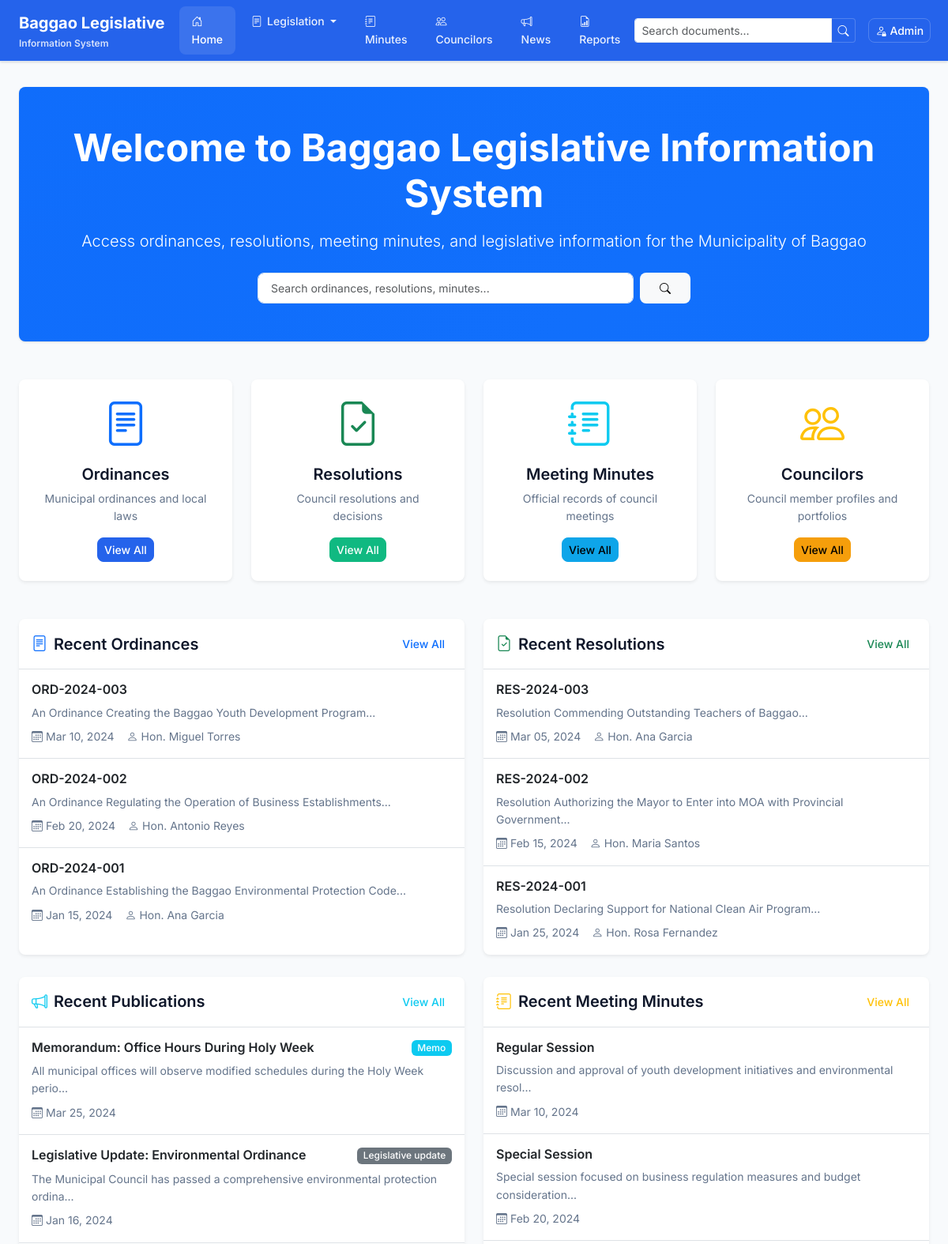
Before: / (upper part) with the older database file.
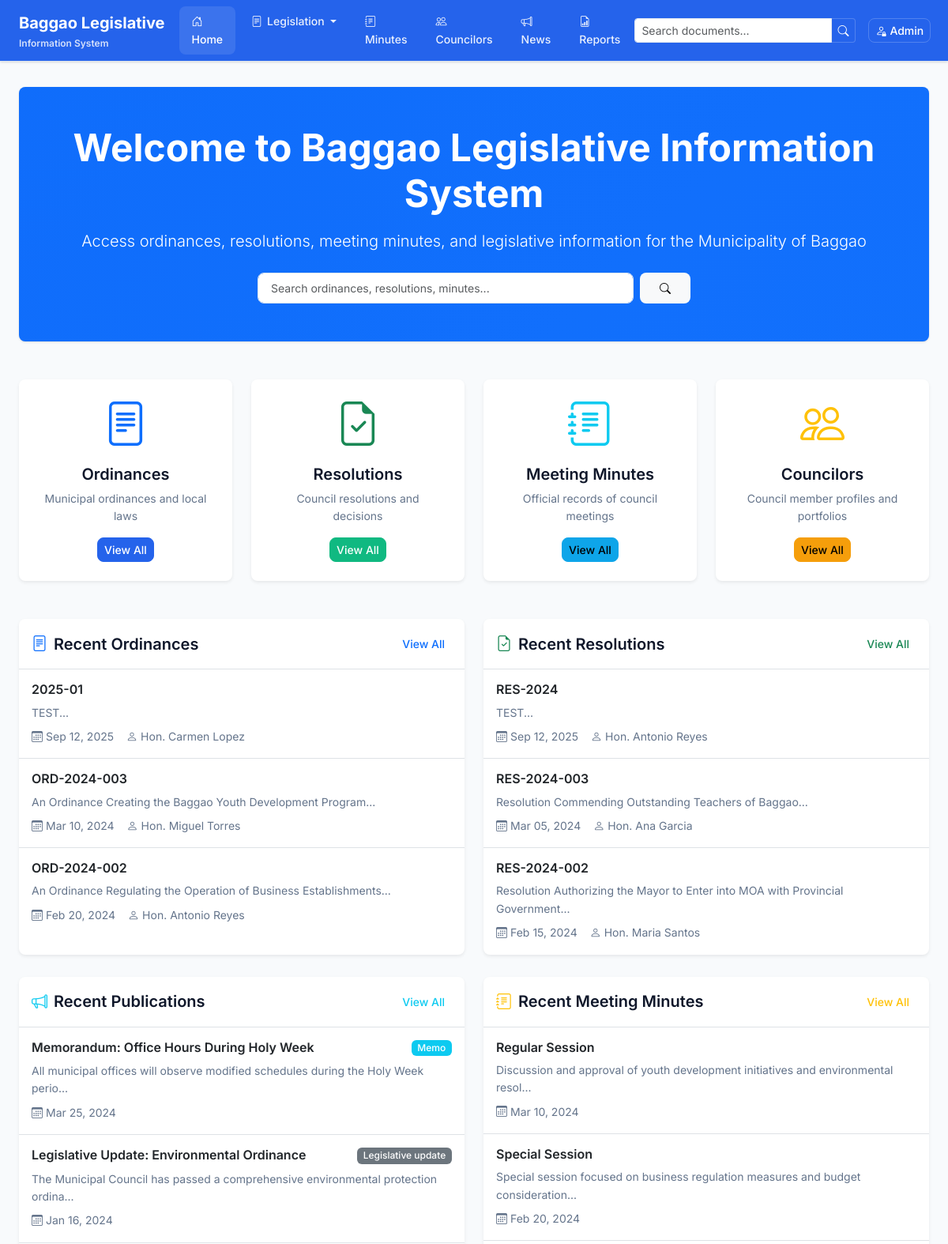
After: the same page with the newer database file.
### tables this page shows
CREATE TABLE `ordinances` (
  `id` int(11) NOT NULL,
  `ordinance_number` varchar(50) NOT NULL,
  `title` text NOT NULL,
  `author_id` int(11) NOT NULL,
  `date_passed` date NOT NULL,
  `status` enum('passed','pending','rejected') DEFAULT 'pending',
  `file_path` varchar(255) DEFAULT NULL,
  `summary` text DEFAULT NULL,
  `keywords` varchar(255) DEFAULT NULL,
  `created_at` timestamp NOT NULL DEFAULT current_timestamp(),
  `updated_at` timestamp NOT NULL DEFAULT current_timestamp() ON UPDATE current_timestamp()
);

CREATE TABLE `councilors` (
  `id` int(11) NOT NULL,
  `name` varchar(100) NOT NULL,
  `photo` varchar(255) DEFAULT NULL,
  `position` varchar(50) NOT NULL,
  `term_start` year(4) NOT NULL,
  `term_end` year(4) NOT NULL,
  `committees` text DEFAULT NULL,
  `contact_info` text DEFAULT NULL,
  `status` enum('active','inactive') DEFAULT 'active',
  `created_at` timestamp NOT NULL DEFAULT current_timestamp(),
  `updated_at` timestamp NOT NULL DEFAULT current_timestamp() ON UPDATE current_timestamp()
);

CREATE TABLE `resolutions` (
  `id` int(11) NOT NULL,
  `resolution_number` varchar(50) NOT NULL,
  `subject` text NOT NULL,
  `author_id` int(11) NOT NULL,
  `date_approved` date NOT NULL,
  `status` enum('approved','pending','rejected') DEFAULT 'pending',
  `file_path` varchar(255) DEFAULT NULL,
  `summary` text DEFAULT NULL,
  `keywords` varchar(255) DEFAULT NULL,
  `created_at` timestamp NOT NULL DEFAULT current_timestamp(),
  `updated_at` timestamp NOT NULL DEFAULT current_timestamp() ON UPDATE current_timestamp()
);

CREATE TABLE `publications` (
  `id` int(11) NOT NULL,
  `title` varchar(255) NOT NULL,
  `content` text NOT NULL,
  `category` enum('memo','announcement','legislative_update','notice') NOT NULL,
  `date_posted` date NOT NULL,
  `file_path` varchar(255) DEFAULT NULL,
  `status` enum('published','draft') DEFAULT 'published',
  `created_by` int(11) NOT NULL,
  `created_at` timestamp NOT NULL DEFAULT current_timestamp(),
  `updated_at` timestamp NOT NULL DEFAULT current_timestamp() ON UPDATE current_timestamp()
);

CREATE TABLE `minutes` (
  `id` int(11) NOT NULL,
  `meeting_date` date NOT NULL,
  `session_type` varchar(100) NOT NULL,
  `agenda` text NOT NULL,
  `attendees` text NOT NULL,
  `summary` text NOT NULL,
  `file_path` varchar(255) DEFAULT NULL,
  `status` enum('published','draft') DEFAULT 'draft',
  `created_at` timestamp NOT NULL DEFAULT current_timestamp(),
  `updated_at` timestamp NOT NULL DEFAULT current_timestamp() ON UPDATE current_timestamp()
);

### core/Controller.php (called while the page is built, shortened)
<?php
class Controller {
    protected function loadView($view, $data = []) {
        extract($data);
        include "views/{$view}.php";
        include "views/layout.php";
    }
}
?>

### controllers/HomeController.php (called while the page is built, shortened)
<?php
class HomeController extends Controller {
    public function index() {
        $publicationModel = new Publication();
        $ordinanceModel = new Ordinance();
        $resolutionModel = new Resolution();
        $minuteModel = new Minute();
        $data = [
            'recent_publications' => $publicationModel->getRecent(3),
            'recent_ordinances' => array_slice($ordinanceModel->getWithAuthor(), 0, 3),
            'recent_resolutions' => array_slice($resolutionModel->getWithAuthor(), 0, 3),
            'recent_minutes' => array_slice($minuteModel->getPublished(), 0, 3),
            'current_page' => 'home'
        ];
        $this->loadView('home/index', $data);
    }
}
?>

### index.php (called while the page is built, shortened)
<?php
require_once 'config/database.php';
spl_autoload_register(function ($class_name) {
    $directories = [
        'models/',
        'controllers/',
        'core/'
    ];
    foreach ($directories as $directory) {
        $file = $directory . $class_name . '.php';
        if (file_exists($file)) {
            return;
        }
    }
});
$request = $_GET['page'] ?? 'home';
$action = $_GET['action'] ?? 'index';
$id = $_GET['id'] ?? null;
$routes = [
    'home' => 'HomeController',
    'ordinances' => 'OrdinanceController',
    'resolutions' => 'ResolutionController',
    'minutes' => 'MinuteController',
    'councilors' => 'CouncilorController',
    'publications' => 'PublicationController',
    'reports' => 'ReportController',
    'admin' => 'AdminController',
    'auth' => 'AuthController'
];
if (isset($routes[$request])) {
    $controller = new $controller_name();
    if (method_exists($controller, $action)) {
        $controller->$action($id);
    } else {
        $controller->index();
    }
} else {
    include 'views/404.php';
}
?>

### core/Model.php (called while the page is built, shortened)
<?php
class Model {
    public function __construct() {
        $database = new Database();
        $this->db = $database->getConnection();
    }
}
?>

### config/database.php (called while the page is built, shortened)
<?php
class Database {
    private $host = DB_HOST;
    private $db_name = DB_NAME;
    private $username = DB_USER;
    private $password = DB_PASS;
    private $conn = null;
    public function getConnection() {
        if ($this->conn === null) {
            try {
                $this->conn = new PDO(
                    "mysql:host=" . $this->host . ";dbname=" . $this->db_name,
                    $this->username,
                    $this->password,
                    array(
                        PDO::ATTR_ERRMODE => PDO::ERRMODE_EXCEPTION,
                        PDO::ATTR_DEFAULT_FETCH_MODE => PDO::FETCH_ASSOC,
                        PDO::MYSQL_ATTR_INIT_COMMAND => "SET NAMES utf8"
                    )
                );
            } catch(PDOException $exception) {
                echo "Connection error: " . $exception->getMessage();
                die();
            }
        }
        return $this->conn;
    }
}
?>

### models/Ordinance.php (called while the page is built, shortened)
<?php
class Ordinance extends Model {
    public function getWithAuthor() {
        $sql = "SELECT o.*, c.name as author_name
                FROM ordinances o
                LEFT JOIN councilors c ON o.author_id = c.id
                ORDER BY o.date_passed DESC";
        $stmt = $this->db->prepare($sql);
        $stmt->execute();
        return $stmt->fetchAll();
    }
}
?>

### models/Publication.php (called while the page is built, shortened)
<?php
class Publication extends Model {
    public function getRecent($limit = 5) {
        $sql = "SELECT * FROM publications
                WHERE status = 'published'
                ORDER BY date_posted DESC
                LIMIT " . (int)$limit;
        $stmt = $this->db->prepare($sql);
        $stmt->execute();
        return $stmt->fetchAll();
    }
}
?>

### models/Resolution.php (called while the page is built, shortened)
<?php
class Resolution extends Model {
    public function getWithAuthor() {
        $sql = "SELECT r.*, c.name as author_name
                FROM resolutions r
                LEFT JOIN councilors c ON r.author_id = c.id
                ORDER BY r.date_approved DESC";
        $stmt = $this->db->prepare($sql);
        $stmt->execute();
        return $stmt->fetchAll();
    }
}
?>

### models/Minute.php (called while the page is built, shortened)
<?php
class Minute extends Model {
    public function getPublished() {
        $stmt = $this->db->prepare("SELECT * FROM minutes WHERE status = 'published' ORDER BY meeting_date DESC");
        $stmt->execute();
        return $stmt->fetchAll();
    }
}
?>

### views/home/index.php (the view, shortened to what the changed rows need)
<div class="row mb-5">
    <div class="col-12">
        <div class="card border-0 bg-primary text-white overflow-hidden">
            <div class="card-body text-center py-5 position-relative">
                <div class="position-relative">
                    <h1 class="display-5 fw-bold mb-3">Welcome to Baggao Legislative Information System</h1>
                </div>
            </div>
        </div>
    </div>
</div>
<div class="row g-4">
    <div class="col-lg-6">
        <div class="card h-100 border-0 shadow-sm">
            <div class="card-body p-0">
                <?php if (!empty($recent_ordinances)): ?>
                    <?php foreach ($recent_ordinances as $index => $ordinance): ?>
                        <div class="p-3 <?= $index < count($recent_ordinances) - 1 ? 'border-bottom' : '' ?>">
                            <h6 class="mb-2 fw-semibold">
                                <a href="<?= BASE_URL ?>ordinances/view/<?= $ordinance['id'] ?>" class="text-decoration-none text-dark">
                                    <?= htmlspecialchars($ordinance['ordinance_number']) ?>
                                </a>
                            </h6>
                            <p class="text-muted small mb-2"><?= htmlspecialchars(substr($ordinance['title'], 0, 80)) ?>...</p>
                            <div class="d-flex align-items-center text-muted small">
                                <i class="bi bi-calendar3 me-1"></i>
                                <span class="me-3"><?= date('M d, Y', strtotime($ordinance['date_passed'])) ?></span>
                                <i class="bi bi-person me-1"></i>
                                <span><?= htmlspecialchars($ordinance['author_name']) ?></span>
                            </div>
                        </div>
                    <?php endforeach; ?>
                <?php endif; ?>
            </div>
        </div>
    </div>
    <div class="col-lg-6">
        <div class="card h-100 border-0 shadow-sm">
            <div class="card-body p-0">
                <?php if (!empty($recent_resolutions)): ?>
                    <?php foreach ($recent_resolutions as $index => $resolution): ?>
                        <div class="p-3 <?= $index < count($recent_resolutions) - 1 ? 'border-bottom' : '' ?>">
                            <h6 class="mb-2 fw-semibold">
                                <a href="<?= BASE_URL ?>resolutions/view/<?= $resolution['id'] ?>" class="text-decoration-none text-dark">
                                    <?= htmlspecialchars($resolution['resolution_number']) ?>
                                </a>
                            </h6>
                            <p class="text-muted small mb-2"><?= htmlspecialchars(substr($resolution['subject'], 0, 80)) ?>...</p>
                            <div class="d-flex align-items-center text-muted small">
                                <i class="bi bi-calendar3 me-1"></i>
                                <span class="me-3"><?= date('M d, Y', strtotime($resolution['date_approved'])) ?></span>
                                <i class="bi bi-person me-1"></i>
                                <span><?= htmlspecialchars($resolution['author_name']) ?></span>
                            </div>
                        </div>
                    <?php endforeach; ?>
                <?php endif; ?>
            </div>
        </div>
    </div>
</div>
<div class="row g-4 mt-1">
    <div class="col-lg-6">
        <div class="card h-100 border-0 shadow-sm">
            <div class="card-body p-0">
                <?php if (!empty($recent_publications)): ?>
                    <?php foreach ($recent_publications as $index => $publication): ?>
                        <div class="p-3 <?= $index < count($recent_publications) - 1 ? 'border-bottom' : '' ?>">
                            <div class="d-flex justify-content-between align-items-start mb-2">
                                <h6 class="mb-0 fw-semibold flex-grow-1">
                                    <a href="<?= BASE_URL ?>publications/view/<?= $publication['id'] ?>" class="text-decoration-none text-dark">
                                        <?= htmlspecialchars($publication['title']) ?>
                                    </a>
                                </h6>
                                <span class="badge bg-<?= $publication['category'] === 'announcement' ? 'warning' : ($publication['category'] === 'memo' ? 'info' : 'secondary') ?> ms-2">
                                    <?= ucfirst(str_replace('_', ' ', $publication['category'])) ?>
                                </span>
                            </div>
                            <p class="text-muted small mb-2"><?= htmlspecialchars(substr($publication['content'], 0, 80)) ?>...</p>
                            <div class="d-flex align-items-center text-muted small">
                                <i class="bi bi-calendar3 me-1"></i>
                                <span><?= date('M d, Y', strtotime($publication['date_posted'])) ?></span>
                            </div>
                        </div>
                    <?php endforeach; ?>
                <?php endif; ?>
            </div>
        </div>
    </div>
    <div class="col-lg-6">
        <div class="card h-100 border-0 shadow-sm">
            <div class="card-body p-0">
                <?php if (!empty($recent_minutes)): ?>
                    <?php foreach ($recent_minutes as $index => $minute): ?>
                        <div class="p-3 <?= $index < count($recent_minutes) - 1 ? 'border-bottom' : '' ?>">
                            <h6 class="mb-2 fw-semibold">
                                <a href="<?= BASE_URL ?>minutes/view/<?= $minute['id'] ?>" class="text-decoration-none text-dark">
                                    <?= htmlspecialchars($minute['session_type']) ?>
                                </a>
                            </h6>
                            <p class="text-muted small mb-2"><?= htmlspecialchars(substr($minute['summary'], 0, 80)) ?>...</p>
                            <div class="d-flex align-items-center text-muted small">
                                <i class="bi bi-calendar3 me-1"></i>
                                <span><?= date('M d, Y', strtotime($minute['meeting_date'])) ?></span>
                            </div>
                        </div>
                    <?php endforeach; ?>
                <?php endif; ?>
            </div>
        </div>
    </div>
</div>

Changed rows visible on the page:
no longer on this page (row edited): ordinances: ordinance_number "ORD-2024-001", title "An Ordinance Establishing the Baggao Environmental Protection Code", date_passed "Jan 15, 2024", author.name "Hon. Ana Garcia"
no longer on this page (row edited): resolutions: resolution_number "RES-2024-001", subject "Resolution Declaring Support for National Clean Air Program", date_approved "Jan 25, 2024", author.name "Hon. Rosa Fernandez"
added ordinances: ordinance_number "2025-01", title "TEST", date_passed "Sep 12, 2025", author.name "Hon. Carmen Lopez"
added resolutions: resolution_number "RES-2024", subject "TEST", date_approved "Sep 12, 2025", author.name "Hon. Antonio Reyes"
